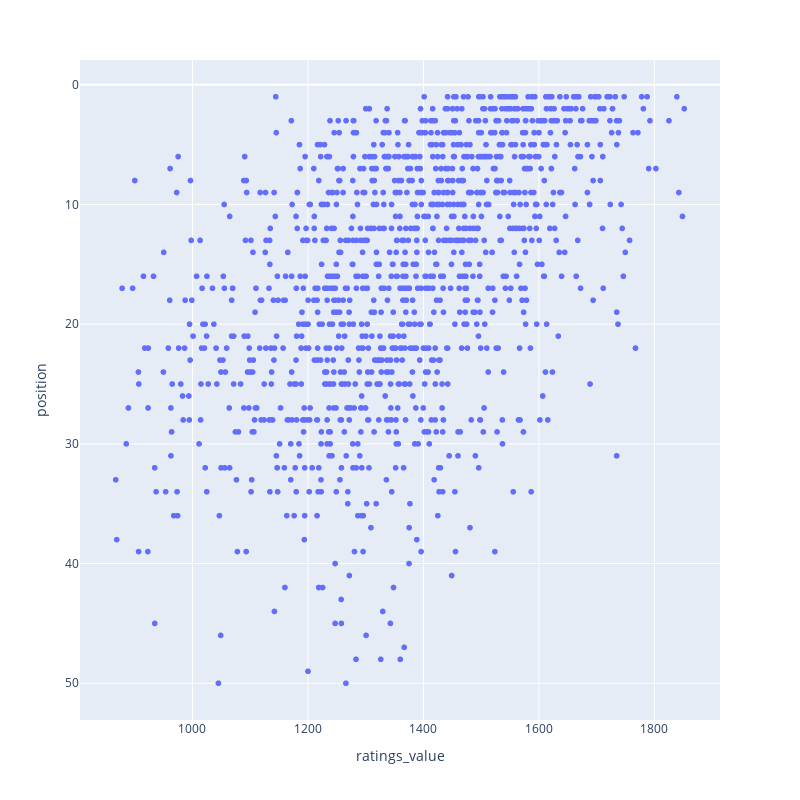

Notebook code cell kept with this figure:
### Code cell
#fig = px.line(df, x='date', y='ratings_value', title='IFPA Rating')
fig = px.line(df.query("ratings_value > 0"), x="ratings_value", y="position", width=800, height=800)
fig.update_yaxes(autorange="reversed")
#fig.show()

### Figure 1 — Plotly figure (JSON) as saved in the notebook; plotly's stock layout.template omitted (floating-point values rounded to 4 significant figures; data arrays with more than 128 entries replaced by an {"elided": "..."} marker saying what was removed)
{"data": [{"hovertemplate": "ratings_value=%{x}<br>position=%{y}<extra></extra>", "legendgroup": "", "marker": {"color": "#636efa", "symbol": "circle"}, "mode": "markers", "name": "", "showlegend": false, "type": "scattergl", "x": {"elided": "1265 float values"}, "xaxis": "x", "y": {"elided": "1265 int values"}, "yaxis": "y"}], "layout": {"height": 800, "legend": {"tracegroupgap": 0}, "margin": {"t": 60}, "width": 800, "xaxis": {"anchor": "y", "autorange": true, "domain": [0, 1], "range": [805.2, 1914.0], "title": {"text": "ratings_value"}, "type": "linear"}, "yaxis": {"anchor": "x", "autorange": true, "domain": [0, 1], "range": [53.07, -2.07], "title": {"text": "position"}, "type": "linear"}}}
